Frame 1 (no input): blank canvas, image omitted
Frame 60 (no input): blank canvas, image omitted
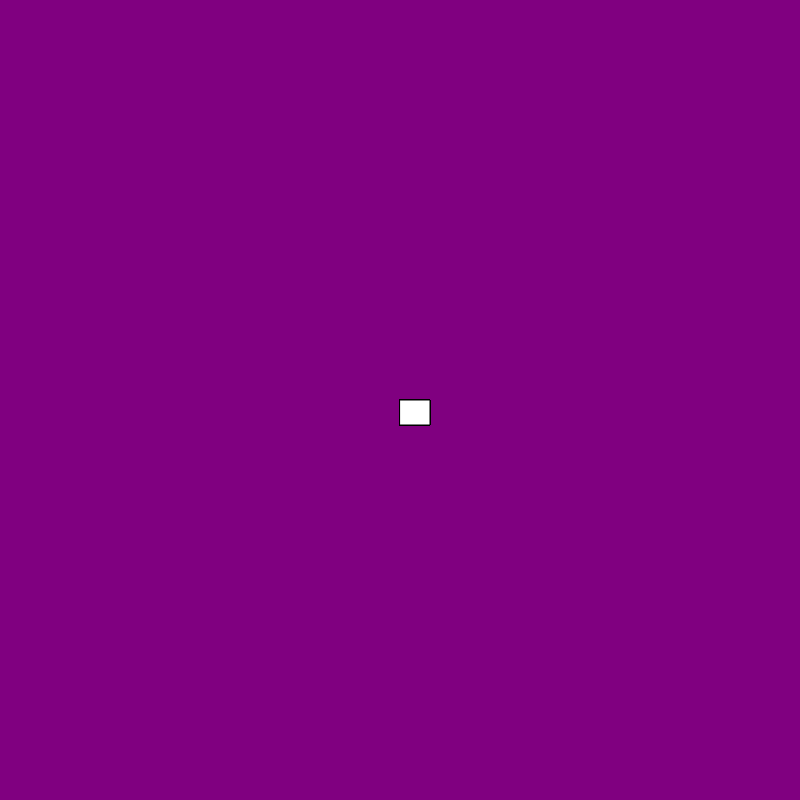
Frame 120 (the mouse pressed at the canvas centre since frame 60)

The p5.js sketch whose frames 1 and 60 were blank and that drew this single picture after the mouse press (run headless with seeded random() and noise() and a simulated clock; from frame 60 on, the mouse is pressed at the canvas centre):

// p5.js sketch
// ── sketch.js
function setup() {
    createCanvas(800, 800);
    background("purple");
  }
  
  function draw() {
    stroke("black");
    fill("white");
  
    // console.log(mouseIsPressed)
  
    if (mouseIsPressed) {
      rect(mouseX, mouseY, 30, 25);
    }
  }
